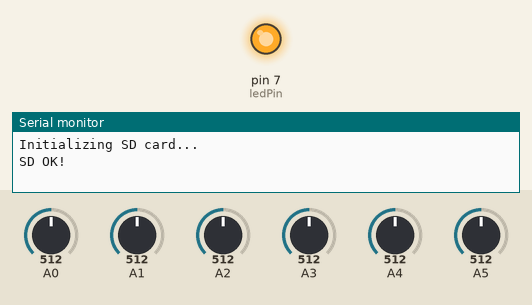
Simulated run of this sketch. Board: Arduino Uno, built with avr-gcc and run on an emulated ATmega328P. On the bench: output pins drawn as LEDs (lit = HIGH), the last lines printed to the serial monitor. Inputs (shaded band) come from the test bench; at power-on: A0 = 512, A1 = 512, A2 = 512, A3 = 512, A4 = 512, A5 = 512. Storage starts empty.

Above: at 1.2 s.
At 1.8 s:
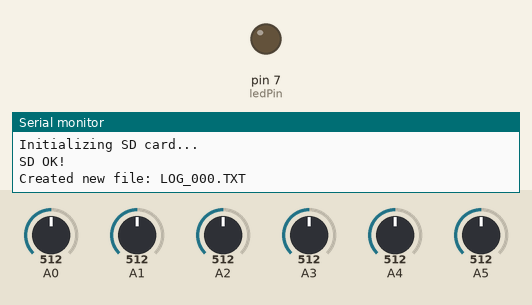
Timing chart, 0 to 3.3 s (numbered marks = the images above):
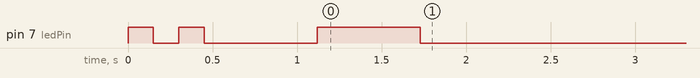

The sketch:

sketch_nov12g.ino
```cpp
#include <SD.h>
#include <SPI.h>

const int chipSelect = 10;
const int ledPin = 7;
const unsigned long logInterval = 600000UL;
const unsigned long fileInterval = 86400000UL;


unsigned long lastLog = 0;
unsigned long fileStartTime = 0;
File dataFile;
int fileIndex = 0;

const int SMOOTH_N = 10;
int buffer[6][SMOOTH_N];
int bufIndex = 0;


void newFile() {
  if (dataFile) dataFile.close();

  char filename[20];
  sprintf(filename, "LOG_%03d.TXT", fileIndex);
  fileIndex++;

  dataFile = SD.open(filename, FILE_WRITE);


  if (dataFile) {
    if (Serial) {
      Serial.print("Created new file: ");
      Serial.println(filename);
    }

    dataFile.println("timestamp_ms, A0, A1, A2, A3, A4, A5");
    dataFile.flush();

    digitalWrite(ledPin, HIGH); delay(200);
    digitalWrite(ledPin, LOW);
  } else {
    if (Serial) {
      Serial.print("ERROR creating file: ");
      Serial.println(filename);
    }

    for (int i = 0; i < 2; i++) {
      digitalWrite(ledPin, HIGH); delay(120);
      digitalWrite(ledPin, LOW); delay(120);
    }
  }

  // Reset the file timer AND timestamp zero
  fileStartTime = millis();
  lastLog = 0;
}


int smooth(int channel) {
  long sum = 0;
  for (int i = 0; i < SMOOTH_N; i++) {
    sum += buffer[channel][i];
  }
  return sum / SMOOTH_N;
}

void setup() {
  pinMode(ledPin, OUTPUT);
  digitalWrite(ledPin, LOW);


  for (int i = 0; i < 2; i++) {
    digitalWrite(ledPin, HIGH); delay(150);
    digitalWrite(ledPin, LOW); delay(150);
  }

  Serial.begin(9600);
  delay(500);

  if (Serial) Serial.println("Initializing SD card...");

  if (!SD.begin(chipSelect)) {
    if (Serial) Serial.println("SD FAIL — STOPPING.");
    digitalWrite(ledPin, HIGH); delay(1000);
    digitalWrite(ledPin, LOW);
    while (1); // stop
  }

  if (Serial) Serial.println("SD OK!");


  digitalWrite(ledPin, HIGH); delay(400);
  digitalWrite(ledPin, LOW);


  newFile();
}


void loop() {
  unsigned long now = millis();


  if (now - fileStartTime >= fileInterval) {
    newFile();
  }


  int raw[6];
  raw[0] = analogRead(A0);
  raw[1] = analogRead(A1);
  raw[2] = analogRead(A2);
  raw[3] = analogRead(A3);
  raw[4] = analogRead(A4);
  raw[5] = analogRead(A5);

  for (int ch = 0; ch < 6; ch++) {
    buffer[ch][bufIndex] = raw[ch];
  }
  bufIndex = (bufIndex + 1) % SMOOTH_N;

  if (now - lastLog >= logInterval) {

    unsigned long t = now - fileStartTime;

    int a0 = smooth(0);
    int a1 = smooth(1);
    int a2 = smooth(2);
    int a3 = smooth(3);
    int a4 = smooth(4);
    int a5 = smooth(5);

    char line[100];
    sprintf(line, "%lu, %d, %d, %d, %d, %d, %d",
            t, a0, a1, a2, a3, a4, a5);

    if (dataFile) {
      dataFile.println(line);
      dataFile.flush();
    }


    if (Serial) Serial.println(line);


    digitalWrite(ledPin, HIGH); delay(80);
    digitalWrite(ledPin, LOW);

    lastLog = now;
  }
}
```
